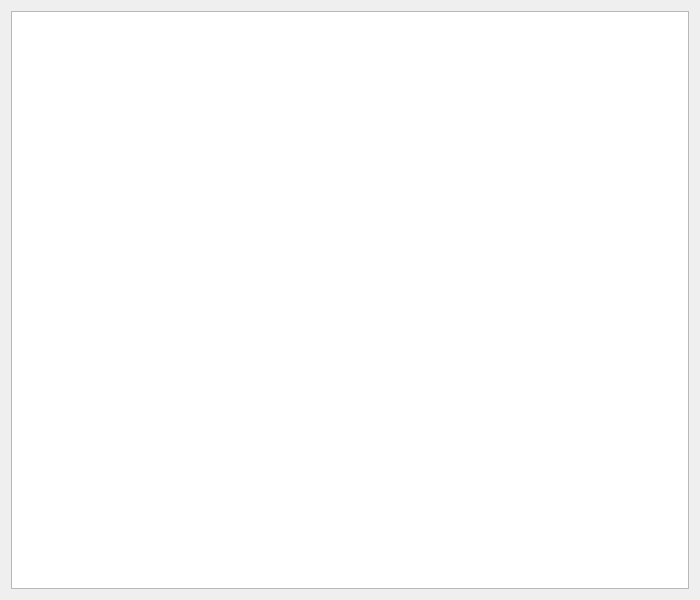
<?xml version="1.0" encoding="UTF-8"?>
<ui version="4.0">
 <class>Form</class>
 <widget class="QWidget" name="Form">
  <property name="geometry">
   <rect>
    <x>0</x>
    <y>0</y>
    <width>700</width>
    <height>600</height>
   </rect>
  </property>
  <property name="windowTitle">
   <string>Form</string>
  </property>
  <layout class="QVBoxLayout" name="verticalLayout">
   <item>
    <widget class="PyDMWaveformPlot" name="PyDMWaveformPlot">
     <property name="toolTip">
      <string/>
     </property>
     <property name="yAxes">
      <stringlist>
       <string>{&quot;name&quot;: &quot;&quot;, &quot;orientation&quot;: &quot;left&quot;, &quot;label&quot;: null, &quot;minRange&quot;: -1.0, &quot;maxRange&quot;: 1.0, &quot;autoRange&quot;: true, &quot;logMode&quot;: false}</string>
      </stringlist>
     </property>
     <property name="title" stdset="0">
      <string>Waveform with Transform</string>
     </property>
     <property name="xLabels">
      <stringlist>
       <string>Point #</string>
      </stringlist>
     </property>
     <property name="showLegend">
      <bool>true</bool>
     </property>
     <property name="curves">
      <stringlist>
       <string>{&quot;y_channel&quot;: &quot;calc://outvar?waveform=ca://MTEST:Waveform&amp;expr=3*waveform+4&quot;, &quot;x_channel&quot;: &quot;ca://MTEST:TimeBase&quot;, &quot;plot_style&quot;: null, &quot;name&quot;: &quot;3*Cosine + 4&quot;, &quot;color&quot;: &quot;white&quot;, &quot;lineStyle&quot;: 1, &quot;lineWidth&quot;: 1, &quot;symbol&quot;: null, &quot;symbolSize&quot;: 10, &quot;yAxisName&quot;: &quot;&quot;, &quot;barWidth&quot;: null, &quot;upperThreshold&quot;: null, &quot;lowerThreshold&quot;: null, &quot;thresholdColor&quot;: &quot;white&quot;, &quot;redraw_mode&quot;: 2}</string>
       <string>{&quot;y_channel&quot;: &quot;ca://MTEST:Waveform&quot;, &quot;x_channel&quot;: &quot;ca://MTEST:TimeBase&quot;, &quot;plot_style&quot;: null, &quot;name&quot;: &quot;Cosine&quot;, &quot;color&quot;: &quot;red&quot;, &quot;lineStyle&quot;: 1, &quot;lineWidth&quot;: 1, &quot;symbol&quot;: null, &quot;symbolSize&quot;: 10, &quot;yAxisName&quot;: &quot;&quot;, &quot;barWidth&quot;: null, &quot;upperThreshold&quot;: null, &quot;lowerThreshold&quot;: null, &quot;thresholdColor&quot;: &quot;white&quot;, &quot;redraw_mode&quot;: 2}</string>
      </stringlist>
     </property>
     <property name="maxXRange">
      <double>1.000000000000000</double>
     </property>
     <property name="autoRangeY">
      <bool>false</bool>
     </property>
     <property name="maxYRange">
      <double>45.000000000000000</double>
     </property>
    </widget>
   </item>
  </layout>
 </widget>
 <customwidgets>
  <customwidget>
   <class>PyDMWaveformPlot</class>
   <extends>QGraphicsView</extends>
   <header>pydm.widgets.waveformplot</header>
  </customwidget>
 </customwidgets>
 <resources/>
 <connections/>
</ui>
